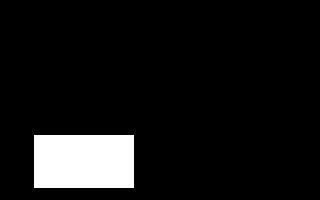
#> input picture StuLab1/Kunita/report5/report5_3/data_input/img_x.jpg, 320 x 200 px, found by its file name
$ python __main__.py
#> lines starting #> are read from the running program, lines starting #| are printed output that depends on the picture
### StuLab1/Kunita/report5/report5_3/module_img.py
import matplotlib.pyplot as plt
import matplotlib as mpl
mpl.use('TkAgg')


def plot_img(img):
    fig = plt.figure()
    ax = fig.add_subplot(111)
    ax.imshow(img, cmap="gray")
    plt.show()

### StuLab1/Kunita/report5/report5_3/__main__.py
from matplotlib.image import imread, imsave
from matplotlib.pyplot import plot
import numpy as np
from . import module_img as m_img

img_x = imread(fname="./report5_3/data_input/img_x.jpg",
               format="jpg")[:, :, 0].astype(np.float64)
#> img_x: shape (200, 320) float64; min 0, max 255, mean 21.1
img_y = imread(fname="./report5_3/data_input/img_y.jpg",
               format="jpg")[:, :, 0].astype(np.float64)
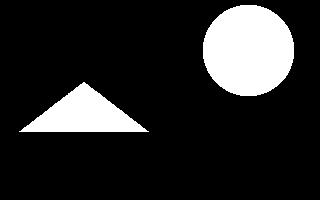
#> input picture StuLab1/Kunita/report5/report5_3/data_input/img_y.jpg, 320 x 200 px, found by its file name
#> img_y: shape (200, 320) float64; min 0, max 255, mean 39.3

img_x_inv = np.subtract(255, img_x)
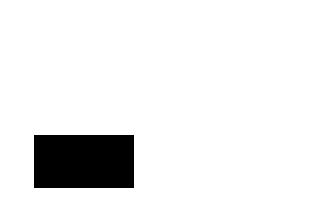
#> img_x_inv: shape (200, 320) float64; min 0, max 255, mean 233.9

img = np.subtract(img_x_inv, img_y)
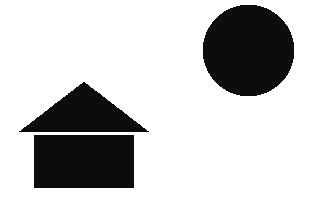
#> img: shape (200, 320) float64; min -12, max 255, mean 194.6; drawn with min black and max white

m_img.plot_img(img)
